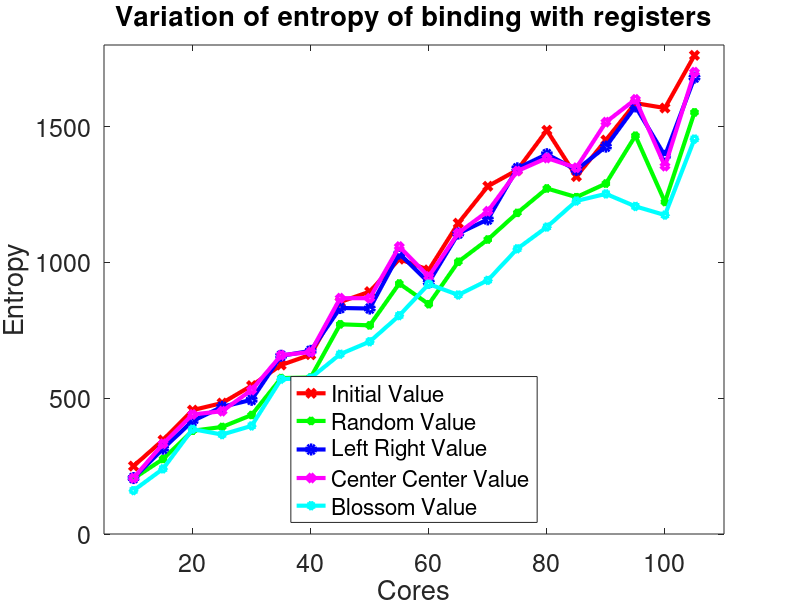
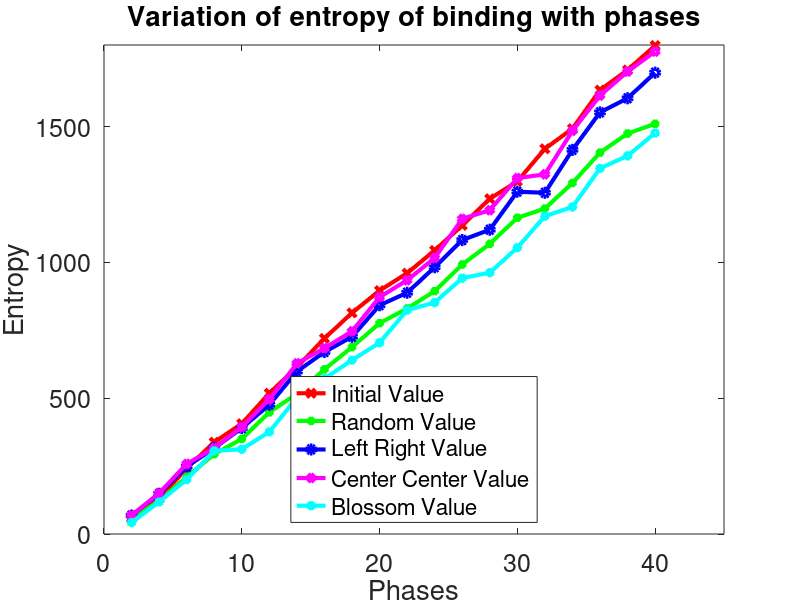
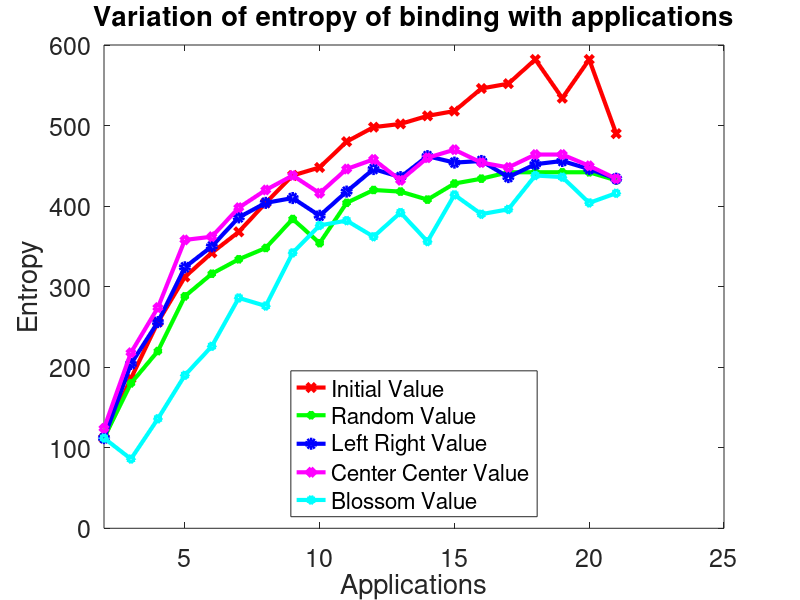

The MATLAB script that drew these images, in order:
clear;
load data1.txt
figure;
x = data1(1:20,2);
z = plot(x,data1(1:20,5),"rx-",x,data1(1:20,6),"g*-",x,data1(1:20,7),"bo-",x,data1(1:20,8),"md-",x,data1(1:20,9),"cp-");
set(gca,'fontsize',24);
title("Variation of entropy of binding with registers");
xlabel("Cores");
ylabel("Entropy");
set(gca,'fontsize',18);
legend("Initial Value",	"Random Value",	"Left Right Value",	"Center Center Value","Blossom Value",'location', 'south');
set (z,"linewidth", 3) ;
axis([5 110 0 1800]);
print -deps -color data1.eps

clear;
load data2.txt
figure;
x = data2(1:20,3);
z = plot(x,data2(1:20,5),"rx-",x,data2(1:20,6),"g*-",x,data2(1:20,7),"bo-",x,data2(1:20,8),"md-",x,data2(1:20,9),"cp-");
set(gca,'fontsize',24);
title("Variation of entropy of binding with phases");
xlabel("Phases");
ylabel("Entropy");
set(gca,'fontsize',18);
legend("Initial Value",	"Random Value",	"Left Right Value",	"Center Center Value","Blossom Value",'location', 'south');
set (z,"linewidth", 3) ;
axis([0 45 0 1800]);
print -deps -color data2.eps

clear;
load data3.txt
figure;
x = data3(1:20,4);
z = plot(x,data3(1:20,5),"rx-",x,data3(1:20,6),"g*-",x,data3(1:20,7),"bo-",x,data3(1:20,8),"md-",x,data3(1:20,9),"cp-");
set(gca,'fontsize',24);
title("Variation of entropy of binding with applications");
xlabel("Applications");
ylabel("Entropy");
set(gca,'fontsize',18);
legend("Initial Value",	"Random Value",	"Left Right Value",	"Center Center Value","Blossom Value",'location', 'south');
set (z,"linewidth", 3) ;
axis([2 25 0 600]);
print -deps -color data3.eps



